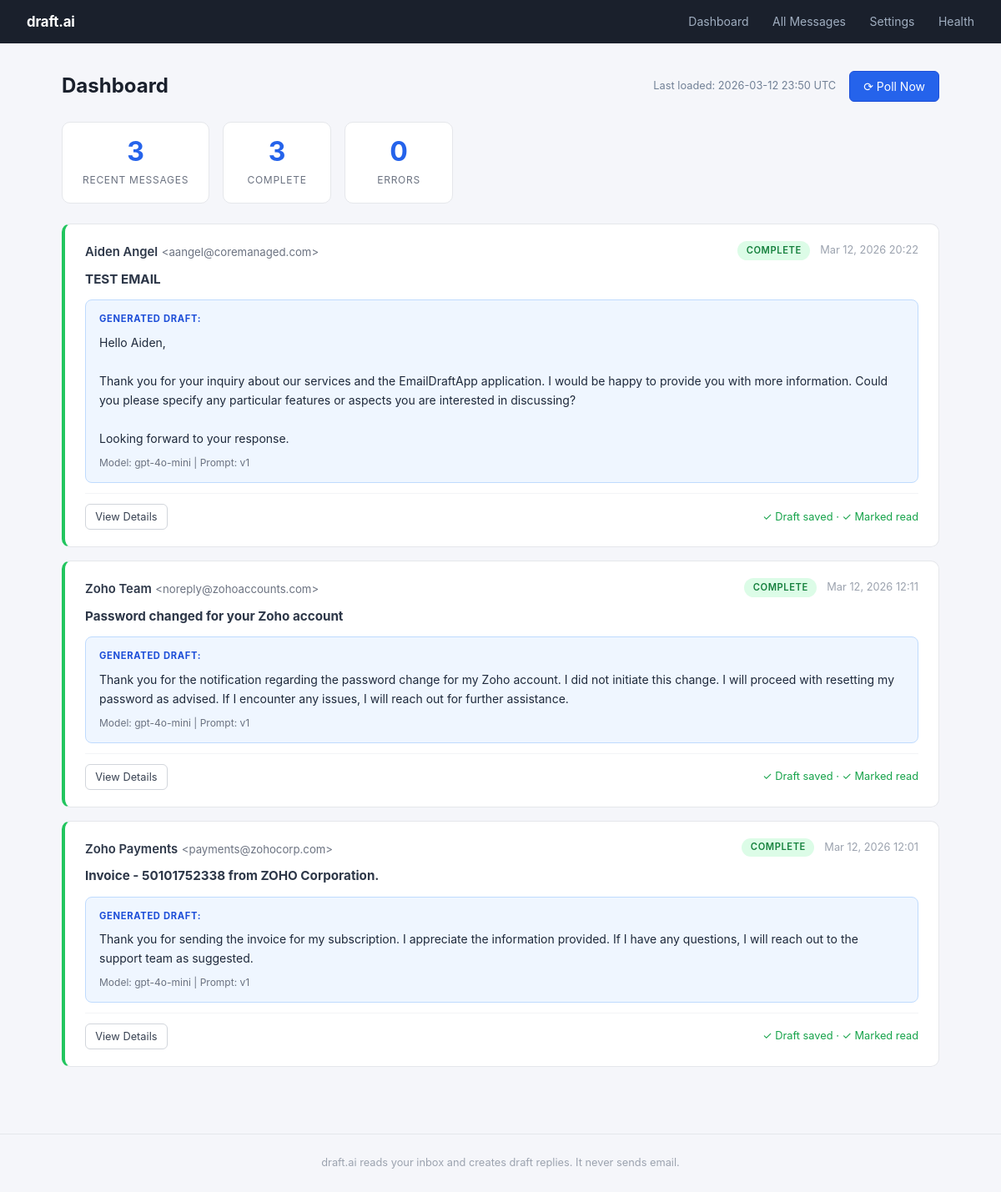
The app's page /, older data.
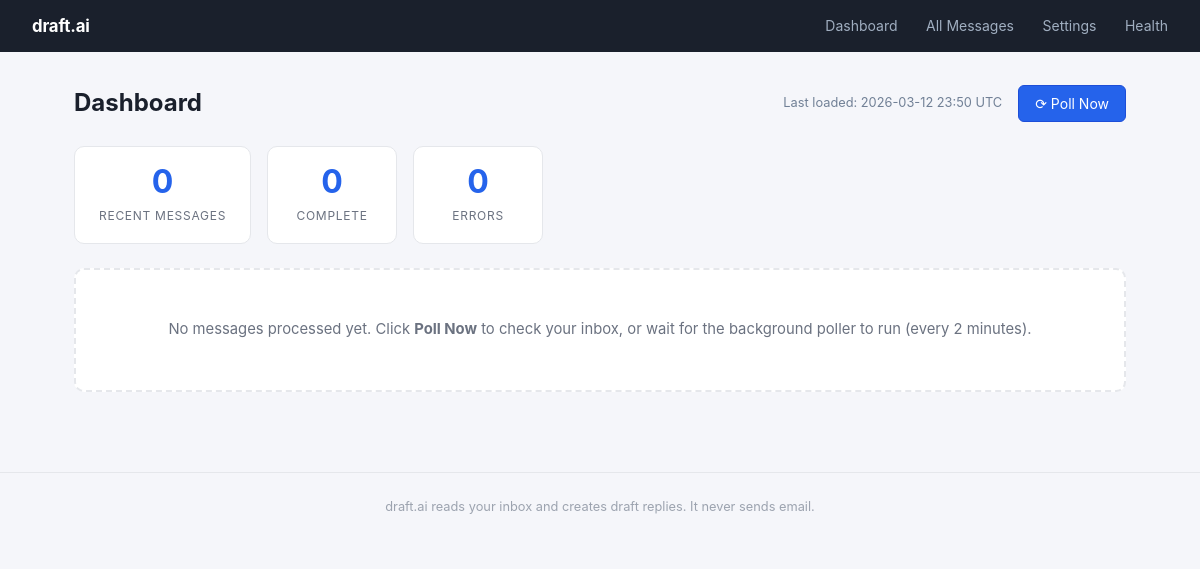
The same page, newer data.
### models.py (models this page shows)
class Message(Base):
    __tablename__ = "messages"
    id = Column(Integer, primary_key=True, index=True)
    mailbox_id = Column(Integer, ForeignKey("mailboxes.id"), nullable=False)
    message_id = Column(String, unique=True, nullable=False, index=True)
    uid = Column(String, nullable=True)
    from_email = Column(String, nullable=True)
    from_name = Column(String, nullable=True)
    subject = Column(String, nullable=True)
    received_at = Column(DateTime, nullable=True)
    body_text = Column(Text, nullable=True)
    cleaned_text = Column(Text, nullable=True)
    is_read_marked = Column(Boolean, default=False)
    draft_appended = Column(Boolean, default=False)
    status = Column(String, default="new")
    error_message = Column(Text, nullable=True)
    created_at = Column(DateTime, default=datetime.utcnow)
    mailbox = relationship("Mailbox", back_populates="messages")
    drafts = relationship("Draft", back_populates="message")

class Draft(Base):
    __tablename__ = "drafts"
    id = Column(Integer, primary_key=True, index=True)
    message_id_fk = Column(Integer, ForeignKey("messages.id"), nullable=False)
    draft_text = Column(Text, nullable=False)
    model_name = Column(String, nullable=True)
    prompt_version = Column(String, default="v1")
    created_at = Column(DateTime, default=datetime.utcnow)
    message = relationship("Message", back_populates="drafts")

### app.py (the view)
@app.get("/", response_class=HTMLResponse)
async def dashboard(request: Request, db: Session = Depends(get_db)):
    messages = (
        db.query(Message)
        .order_by(Message.created_at.desc())
        .limit(50)
        .all()
    )
    enriched = []
    for msg in messages:
        draft = db.query(Draft).filter(Draft.message_id_fk == msg.id).first()
        enriched.append({"message": msg, "draft": draft})
    return templates.TemplateResponse(
        "dashboard.html",
        {"request": request, "enriched": enriched, "now": datetime.utcnow()},
    )

### templates/dashboard.html (shortened to what this page needs)
{% extends "base.html" %}
{% block content %}
<div class="page-header">
  <h1>Dashboard</h1>
  <div class="header-actions">
    <span class="last-updated">Last loaded: {{ now.strftime('%Y-%m-%d %H:%M') }} UTC</span>
    <form method="POST" action="/poll" style="display:inline;">
      <button type="submit" class="btn btn-primary">⟳ Poll Now</button>
    </form>
  </div>
</div>
<div class="stats-bar">
  <div class="stat-card">
    <span class="stat-number">{{ enriched | length }}</span>
    <span class="stat-label">Recent Messages</span>
  </div>
  <div class="stat-card">
    <span class="stat-number">{{ enriched | selectattr('message.status', 'equalto', 'complete') | list | length }}</span>
    <span class="stat-label">Complete</span>
  </div>
  <div class="stat-card">
    <span class="stat-number">{{ enriched | selectattr('message.status', 'equalto', 'error') | list | length }}</span>
    <span class="stat-label">Errors</span>
  </div>
</div>
{% if enriched %}
<div class="message-list">
  {% for item in enriched %}
  {% set msg = item.message %}
  {% set draft = item.draft %}
  <div class="message-card {% if msg.status == 'error' %}card-error{% elif msg.status == 'complete' %}card-complete{% else %}card-pending{% endif %}">
    <div class="card-header">
      <div class="card-meta">
        <span class="from-name">{{ msg.from_name or msg.from_email or 'Unknown sender' }}</span>
        <span class="from-email">&lt;{{ msg.from_email or '' }}&gt;</span>
      </div>
      <div class="card-right">
        <span class="status-badge status-{{ msg.status }}">{{ msg.status }}</span>
        <span class="received-date">
          {% if msg.received_at %}{{ msg.received_at.strftime('%b %d, %Y %H:%M') }}{% endif %}
        </span>
      </div>
    </div>
    <div class="card-subject">
      <strong>{{ msg.subject or '(no subject)' }}</strong>
    </div>
    {% if draft %}
    <div class="card-draft">
      <div class="draft-label">Generated Draft:</div>
      <div class="draft-text">{{ draft.draft_text }}</div>
      {% if draft.model_name %}
      <div class="draft-meta">Model: {{ draft.model_name }} | Prompt: {{ draft.prompt_version }}</div>
      {% endif %}
    </div>
    {% endif %}
    <div class="card-footer">
      <a href="/messages/{{ msg.id }}" class="btn btn-sm">View Details</a>
      <span class="card-flags">
        {% if msg.draft_appended %}✓ Draft saved{% endif %}
        {% if msg.is_read_marked %} · ✓ Marked read{% endif %}
      </span>
    </div>
  </div>
  {% endfor %}
</div>
{% else %}
<div class="empty-state">
  <p>No messages processed yet. Click <strong>Poll Now</strong> to check your inbox,
  or wait for the background poller to run (every 2 minutes).</p>
</div>
{% endif %}
{% endblock %}

Row changes from the older to the newer data that the page shows:
removed Message: from_name "Aiden Angel", from_email "aangel@coremanaged.com", status "COMPLETE", received_at "Mar 12, 2026 20:22", subject "TEST EMAIL"
removed Draft: draft_text "Hello Aiden, Thank you for your inquiry about our services and the EmailDraftApp application. I would be happy to provide you with more information. Could you please specify any particular features or aspects you are interested in discussing? Looking forward to your response.", model_name "gpt-4o-mini", prompt_version "v1"
removed Message: from_name "Zoho Team", from_email "noreply@zohoaccounts.com", status "COMPLETE", received_at "Mar 12, 2026 12:11", subject "Password changed for your Zoho account"
removed Draft: draft_text "Thank you for the notification regarding the password change for my Zoho account. I did not initiate this change. I will proceed with resetting my password as advised. If I encounter any issues, I will reach out for further assistance.", model_name "gpt-4o-mini", prompt_version "v1"
removed Message: from_name "Zoho Payments", from_email "payments@zohocorp.com", status "COMPLETE", received_at "Mar 12, 2026 12:01", subject "Invoice - 50101752338 from ZOHO Corporation."
removed Draft: draft_text "Thank you for sending the invoice for my subscription. I appreciate the information provided. If I have any questions, I will reach out to the support team as suggested.", model_name "gpt-4o-mini", prompt_version "v1"
Text that changed along with them:
{{ enriched | length }}: "3" → "0"
text no longer shown: "3"
text now shown: "0 No messages processed yet. Click Poll Now to check your inbox, or wait for the background poller to run (every 2 minutes)."
list line gone: "< > GENERATED DRAFT: Model: | Prompt: View Details ✓ Draft saved · ✓ Marked read"
